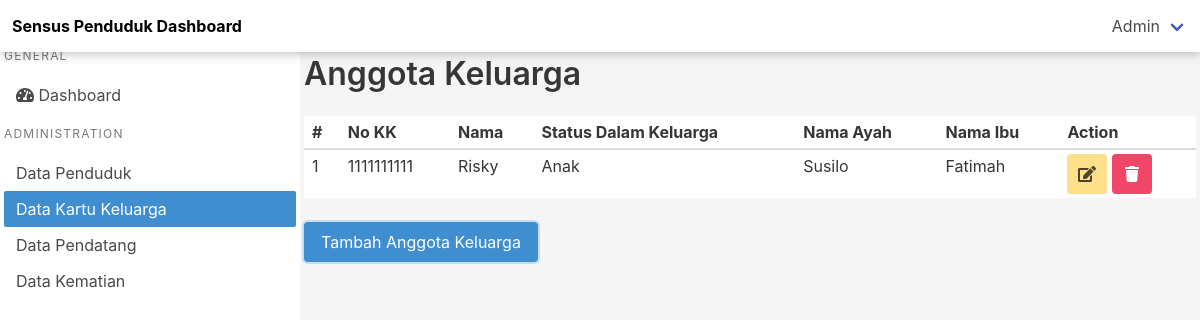
Screenshot of /index.php/kartukeluarga with the database file from the repository.
### tables this page shows
CREATE TABLE `kartukeluarga` (
  `id` int(11) NOT NULL,
  `no_kk` int(20) NOT NULL,
  `nik` int(20) NOT NULL,
  `status_dalam_keluarga` varchar(20) NOT NULL,
  `ayah` varchar(30) NOT NULL,
  `ibu` varchar(30) NOT NULL
);

CREATE TABLE `penduduk` (
  `nik` int(20) NOT NULL,
  `nama` varchar(30) NOT NULL,
  `tempat` varchar(20) NOT NULL,
  `tgl_lahir` date NOT NULL,
  `JK` enum('Laki - Laki','Perempuan','','') NOT NULL,
  `RT/RW` varchar(20) NOT NULL,
  `pekerjaan` varchar(25) NOT NULL,
  `kewarganegaraan` varchar(25) NOT NULL,
  `pendidikan_terakhir` varchar(20) NOT NULL,
  `agama` varchar(20) NOT NULL,
  `gol_darah` enum('A','B','AB','O') NOT NULL
);

### application/controllers/KartuKeluarga.php (called while the page is built, shortened)
<?php
class KartuKeluarga extends CI_Controller
{
    public function __construct() {
        $this->load->model('KKModel');
        $this->load->model('PendudukModel');
        $this->load->helper('url');
    }
    public function index() {
        $result = $this->KKModel->getAllKK();
        $penduduk = $this->PendudukModel->getAllPenduduk();
        $data['kks'] = $result;
        $data['penduduks'] = $penduduk;
        $this->load->view('dashboard/kartukeluarga', $data);
    }
}

### index.php (called while the page is built, shortened)
<?php
require_once BASEPATH.'core/CodeIgniter.php';

### application/models/KKModel.php (called while the page is built, shortened)
<?php
class KKModel extends CI_Model
{
    public function getAllKK() {
        $this->db->select('*');
        $this->db->from('kartukeluarga');
        $this->db->join('penduduk', 'penduduk.nik = kartukeluarga.nik');
        $query = $this->db->get();
        return $query->result_array();
    }
}

### application/views/dashboard/kartukeluarga.php (the view, shortened to what this page needs)
<!DOCTYPE html>
<html lang="en" class="has-navbar-fixed-top">
<head>
    <link rel="stylesheet" href="https://cdn.jsdelivr.net/npm/bulma@0.8.0/css/bulma.min.css">
    <link rel="stylesheet" href="http://localhost:8888/sensus/assets/css/bulma-calendar.min.css">
    <link rel="stylesheet" href="http://localhost:8888/sensus/assets/css/style.css">
</head>
<body>
    <nav class="navbar is-fixed-top box-shadow-y">
        <div class="navbar-brand">
            <a href="#" class="navbar-item has-text-weight-bold has-text-black">Sensus Penduduk Dashboard</a>
        </div>
        <div class="navbar-menu has-background-white">
            <div class="navbar-end">
                <div class="navbar-item has-dropdown is-hoverable">
                    <a href="#" class="navbar-link">Admin</a>
                </div>
            </div>
        </div>
    </nav>
    <div class="columns is-variable is-0">
        <div>
            <div class="menu-container px-1 has-background-white">
                <div class="menu-wrapper py-1">
                    <aside class="menu">
                        <p class="menu-label">
                            General
                        </p>
                        <ul class="menu-list">
                            <li>
                                <a href="http://localhost:8888/sensus/index.php/dashboard"> <i class="fas fa-tachometer-alt"> </i> Dashboard </a>
                            </li>
                        </ul>
                        <p class="menu-label">
                            Administration
                        </p>
                        <ul class="menu-list">
                            <li><a>Data Penduduk</a></li>
                            <li><a class="is-active has-background-info">Data Kartu Keluarga</a></li>
                            <li><a>Data Pendatang</a></li>
                            <li><a>Data Kematian</a></li>
                        </ul>
                    </aside>
                </div>
            </div>
        </div>
        <div class="column is-10-dekstop is-offset-2-dekstop is-9-tablet is-offset-3-tablet is-12-mobile">
            <div class="p-1">
                <div class="columns is-variable is-dekstop">
                    <div class="column">
                        <h1 class="title">Anggota Keluarga</h1>
                    </div>
                </div>
                <div class="columns is-variable is-dekstop">
                    <div class="column">
                        <table class="table is-fullwidth is-narrow is-hoverable">
                            <thead>
                                <tr>
                                    <th>#</th>
                                    <th>No KK</th>
                                    <th>Nama</th>
                                    <th>Status Dalam Keluarga</th>
                                    <th>Nama Ayah</th>
                                    <th>Nama Ibu</th>
                                    <th>Action</th>
                                </tr>
                            </thead>
                            <tbody>
                                <?php
                                    $i = 1;
                                    foreach ($kks as $kk) {
                                ?>
                                    <tr>
                                        <td> <?= $i ?> </td>
                                        <td> <?= $kk['no_kk']; ?> </td>
                                        <td> <?= $kk['nama']; ?> </td>
                                        <td> <?= $kk['status_dalam_keluarga']; ?> </td>
                                        <td> <?= $kk['ayah']; ?> </td>
                                        <td> <?= $kk['ibu']; ?> </td>
                                        <td>
                                            <button class="button is-warning modal-button" data-target="#modalEdit"
                                                data-kk="<?= $kk['id'] . '-' . $kk['no_kk'] . '-' . $kk['status_dalam_keluarga'] . '-' . $kk['ayah'] . '-' . $kk['ibu'] ?>">
                                                <span class="icon is-small">
                                                    <i class="fas fa-edit"></i>
                                                </span>
                                            </button>
                                            <a onClick="return confirm('Anda yakin ingin menghapus ini ?')" href="http://localhost:8888/sensus/index.php/kartukeluarga/dodeletekartukeluarga/<?= $kk['id'] ?>" class="button is-danger">
                                                <span class="icon is-small">
                                                    <i class="fas fa-trash"></i>
                                                </span>
                                            </a>
                                        </td>
                                    </tr>
                                <?php
                                    $i++;
                                    }
                                ?>
                            </tbody>
                        </table>
                        <a class="button is-info is-focused modal-button" data-target="#modalAdd">Tambah Anggota Keluarga</a>
                    </div>
                </div>
            </div>
        </div>
    </div>
</body>
</html>

### assets/css/style.css (style rules this page uses)
html, body { height: 100%; background-color: hsl(0, 0%, 96%); }
.box-shadow-y { box-shadow: 0px 2px 10px rgba(0, 0, 0, 0.25); }
.icon { height: 30px; width: 30px; vertical-align: baseline; display: inline-flex; justify-content: center; align-items: center; }
.menu-container { position: fixed !important; bottom: 0; margin: auto; min-width: 300px; z-index: 10; background-color: transparent; }
.px-1, .p-1 { padding-right: 0.75rem; padding-left: 0.75rem; }
.menu-container .py-1, .p-1 { padding-top: 0.75rem; padding-bottom: 0.75rem; }
@media (min-width:1024px) { .menu-container { width: 16.6667%; min-width: auto; } }

### application/views/dashboard/kartukeluarga.php (style rules this page uses)
.menu-container { position: fixed !important; height:100%; top: 85px; margin: auto; min-width: 300px; z-index: 10; background-color: transparent; }

### rows the page displays
kartukeluarga: no_kk "1111111111", penduduk.nama "Risky", status_dalam_keluarga "Anak", ayah "Susilo", ibu "Fatimah"
